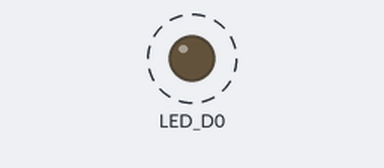
A sketch run on a simulated Arduino Opta. Parts: output pins drawn as LEDs (lit = HIGH). Dashed ring = blinking. What the sketch prints to the serial monitor is not drawn.

Above: at 0.2 s.
Timing chart, 0 to 3.0 s (numbered marks = the images above):
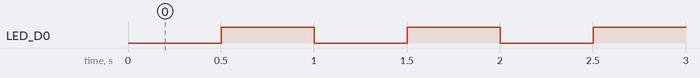

Measured:
- by itself, LED_D0: alternates HIGH for 0.50 s and LOW for 0.50 s

The sketch:

opta_basic_func.test.ino
```cpp
bool blink = false;

void setup() {
  Serial.begin(9600);
  pinMode(LED_D0, OUTPUT);
  Serial.println("'void setup' complete");
}

void loop() {
  digitalWrite(LED_D0, blink);
  Serial.println(blink);
  blink = !blink;
  delay(500);
}
```
